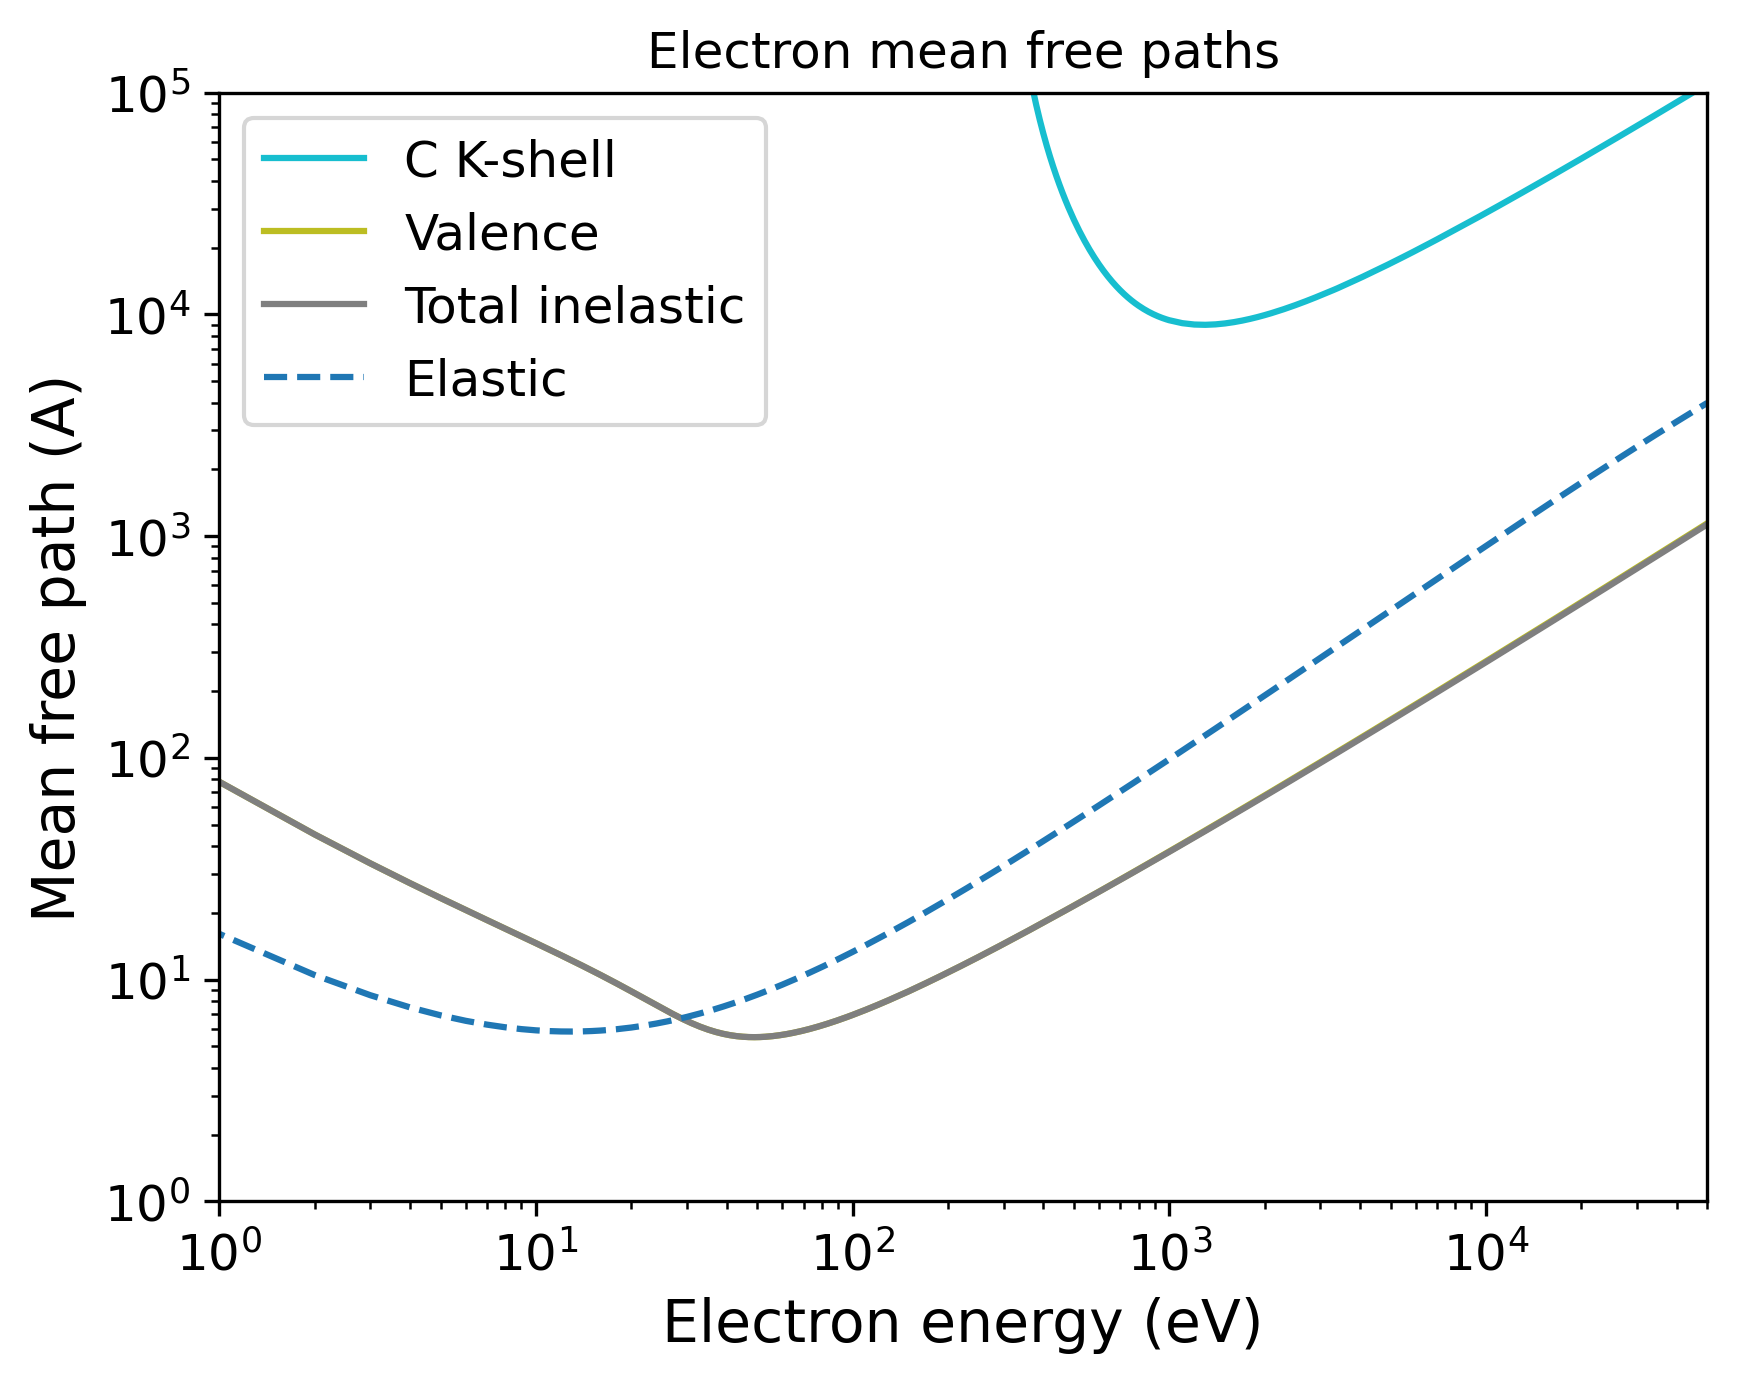

Generate this figure with Python:
import pandas as pd
import numpy as np
import matplotlib.pyplot as plt
import matplotlib.cm as cm
# Set the format:
plt.xlabel("Electron energy (eV)", fontsize=14)
plt.ylabel("Mean free path (A)", fontsize=14)
plt.xticks(fontsize=12)
plt.yticks(fontsize=12)
plt.grid(False)
# Set the axes:
# Read the output file:
df = pd.read_csv(r"OUTPUT_C60_3_Electron_IMFP.dat", sep=r'\s+', header=None, comment="#", skipinitialspace=True)
plt.xscale("log")
plt.yscale("log")
# Prepare the plot:
columns_to_plot = [ 1, 2, 3]
labels = [ "C K-shell", "Valence", "Total inelastic"]
# Create N distinct colors from a colormap
N = len(columns_to_plot)
colors = plt.cm.tab10(np.linspace(1, 0, 10))
# Set line styles:
linestyles = [ "-", "-", "-"]
for i, col in enumerate(columns_to_plot):
    color = colors[i % len(colors)]
    ls    = linestyles[i % len(linestyles)]
    label = labels[i % len(labels)]
    plt.plot(df.iloc[:, 0], df.iloc[:, col],
    color=color,
    label=label,
    linestyle=ls)
# Add a curve from the second file
df2 = pd.read_csv(r"OUTPUT_C60_3_Electron_EMFP.dat", sep=r'\s+', header=None, comment="#", skipinitialspace=True)
columns_to_plot2 = [ 2]
labels2 = [ "Elastic"]
# Create second part of the plot:
for col, label in zip(columns_to_plot2, labels2):
    plt.plot(df2.iloc[:, 0], df2.iloc[:, col], label=label, linestyle="--")
plt.xlim(1.00000000,50000.00000000)
plt.ylim(1.00000000,100000.00000000)
plt.title("Electron mean free paths")
plt.legend(loc="best", fontsize=12)
# Save the plot in this format:
plt.savefig("OUTPUT_MFP_electron.png", dpi=300, bbox_inches="tight")
